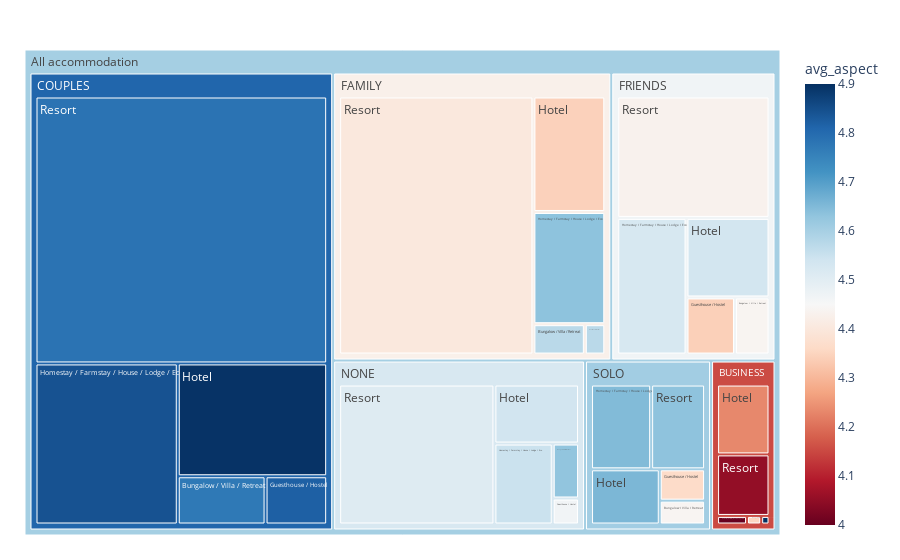

Source (notebook cell):
### Code cell
# https://plotly.com/python/treemaps/
data = treeplot_df
fig = px.treemap(data, path=[px.Constant("All accommodation"), 'tripType','accom_type'], values='reviews',
                  color='avg_aspect', #hover_data=['tripType'],
                  color_continuous_scale='RdBu',
                  #color_continuous_midpoint=np.average(data['Count'], weights=data['Count'])
                )
fig.update_layout(margin = dict(t=50, l=25, r=25, b=25))
fig.show()

### Figure 1 — Plotly figure (JSON) as saved in the notebook; plotly's stock layout.template omitted (floating-point values rounded to 4 significant figures)
{"data": [{"branchvalues": "total", "customdata": [[4.353], [4.772], [4.573], [4.439], [4.63], [4.441], [4.9], [4.82], [4.574], [4.342], [4.463], [4.363], [4], [4.843], [4.634], [4.526], [4.549], [4.649], [4.232], [4.894], [4.344], [4.535], [4.538], [4.656], [4.053], [4.784], [4.4], [4.432], [4.508], [4.634], [4.154], [4.81], [4.427], [4.466], [4.523], [4.607], [4.603]], "domain": {"x": [0, 1], "y": [0, 1]}, "hovertemplate": "labels=%{label}<br>reviews=%{value}<br>parent=%{parent}<br>id=%{id}<br>avg_aspect=%{color}<extra></extra>", "ids": ["All accommodation/BUSINESS/Bungalow / Villa / Retreat", "All accommodation/COUPLES/Bungalow / Villa / Retreat", "All accommodation/FAMILY/Bungalow / Villa / Retreat", "All accommodation/FRIENDS/Bungalow / Villa / Retreat", "All accommodation/NONE/Bungalow / Villa / Retreat", "All accommodation/SOLO/Bungalow / Villa / Retreat", "All accommodation/BUSINESS/Guesthouse / Hostel", "All accommodation/COUPLES/Guesthouse / Hostel", "All accommodation/FAMILY/Guesthouse / Hostel", "All accommodation/FRIENDS/Guesthouse / Hostel", "All accommodation/NONE/Guesthouse / Hostel", "All accommodation/SOLO/Guesthouse / Hostel", "All accommodation/BUSINESS/Homestay / Farmstay / House / Lodge / Eco", "All accommodation/COUPLES/Homestay / Farmstay / House / Lodge / Eco", "All accommodation/FAMILY/Homestay / Farmstay / House / Lodge / Eco", "All accommodation/FRIENDS/Homestay / Farmstay / House / Lodge / Eco", "All accommodation/NONE/Homestay / Farmstay / House / Lodge / Eco", "All accommodation/SOLO/Homestay / Farmstay / House / Lodge / Eco", "All accommodation/BUSINESS/Hotel", "All accommodation/COUPLES/Hotel", "All accommodation/FAMILY/Hotel", "All accommodation/FRIENDS/Hotel", "All accommodation/NONE/Hotel", "All accommodation/SOLO/Hotel", "All accommodation/BUSINESS/Resort", "All accommodation/COUPLES/Resort", "All accommodation/FAMILY/Resort", "All accommodation/FRIENDS/Resort", "All accommodation/NONE/Resort", "All accommodation/SOLO/Resort", "All accommodation/BUSINESS", "All accommodation/COUPLES", "All accommodation/FAMILY", "All accommodation/FRIENDS", "All accommodation/NONE", "All accommodation/SOLO", "All accommodation"], "labels": ["Bungalow / Villa / Retreat", "Bungalow / Villa / Retreat", "Bungalow / Villa / Retreat", "Bungalow / Villa / Retreat", "Bungalow / Villa / Retreat", "Bungalow / Villa / Retreat", "Guesthouse / Hostel", "Guesthouse / Hostel", "Guesthouse / Hostel", "Guesthouse / Hostel", "Guesthouse / Hostel", "Guesthouse / Hostel", "Homestay / Farmstay / House / Lodge / Eco", "Homestay / Farmstay / House / Lodge / Eco", "Homestay / Farmstay / House / Lodge / Eco", "Homestay / Farmstay / House / Lodge / Eco", "Homestay / Farmstay / House / Lodge / Eco", "Homestay / Farmstay / House / Lodge / Eco", "Hotel", "Hotel", "Hotel", "Hotel", "Hotel", "Hotel", "Resort", "Resort", "Resort", "Resort", "Resort", "Resort", "BUSINESS", "COUPLES", "FAMILY", "FRIENDS", "NONE", "SOLO", "All accommodation"], "marker": {"coloraxis": "coloraxis", "colors": [4.353, 4.772, 4.573, 4.439, 4.63, 4.441, 4.9, 4.82, 4.574, 4.342, 4.463, 4.363, 4, 4.843, 4.634, 4.526, 4.549, 4.649, 4.232, 4.894, 4.344, 4.535, 4.538, 4.656, 4.053, 4.784, 4.4, 4.432, 4.508, 4.634, 4.154, 4.81, 4.427, 4.466, 4.523, 4.607, 4.603]}, "name": "", "parents": ["All accommodation/BUSINESS", "All accommodation/COUPLES", "All accommodation/FAMILY", "All accommodation/FRIENDS", "All accommodation/NONE", "All accommodation/SOLO", "All accommodation/BUSINESS", "All accommodation/COUPLES", "All accommodation/FAMILY", "All accommodation/FRIENDS", "All accommodation/NONE", "All accommodation/SOLO", "All accommodation/BUSINESS", "All accommodation/COUPLES", "All accommodation/FAMILY", "All accommodation/FRIENDS", "All accommodation/NONE", "All accommodation/SOLO", "All accommodation/BUSINESS", "All accommodation/COUPLES", "All accommodation/FAMILY", "All accommodation/FRIENDS", "All accommodation/NONE", "All accommodation/SOLO", "All accommodation/BUSINESS", "All accommodation/COUPLES", "All accommodation/FAMILY", "All accommodation/FRIENDS", "All accommodation/NONE", "All accommodation/SOLO", "All accommodation", "All accommodation", "All accommodation", "All accommodation", "All accommodation", "All accommodation", ""], "type": "treemap", "values": [17, 443, 171, 223, 173, 136, 10, 311, 68, 313, 82, 179, 36, 2397, 883, 1070, 565, 642, 513, 1763, 909, 746, 598, 478, 452, 8145, 5491, 2090, 2601, 576, 1028, 13059, 7522, 4442, 4019, 2011, 32081]}], "layout": {"coloraxis": {"colorbar": {"title": {"text": "avg_aspect"}}, "colorscale": [[0, "rgb(103,0,31)"], [0.1, "rgb(178,24,43)"], [0.2, "rgb(214,96,77)"], [0.3, "rgb(244,165,130)"], [0.4, "rgb(253,219,199)"], [0.5, "rgb(247,247,247)"], [0.6, "rgb(209,229,240)"], [0.7, "rgb(146,197,222)"], [0.8, "rgb(67,147,195)"], [0.9, "rgb(33,102,172)"], [1, "rgb(5,48,97)"]]}, "legend": {"tracegroupgap": 0}, "margin": {"b": 25, "l": 25, "r": 25, "t": 50}}}
